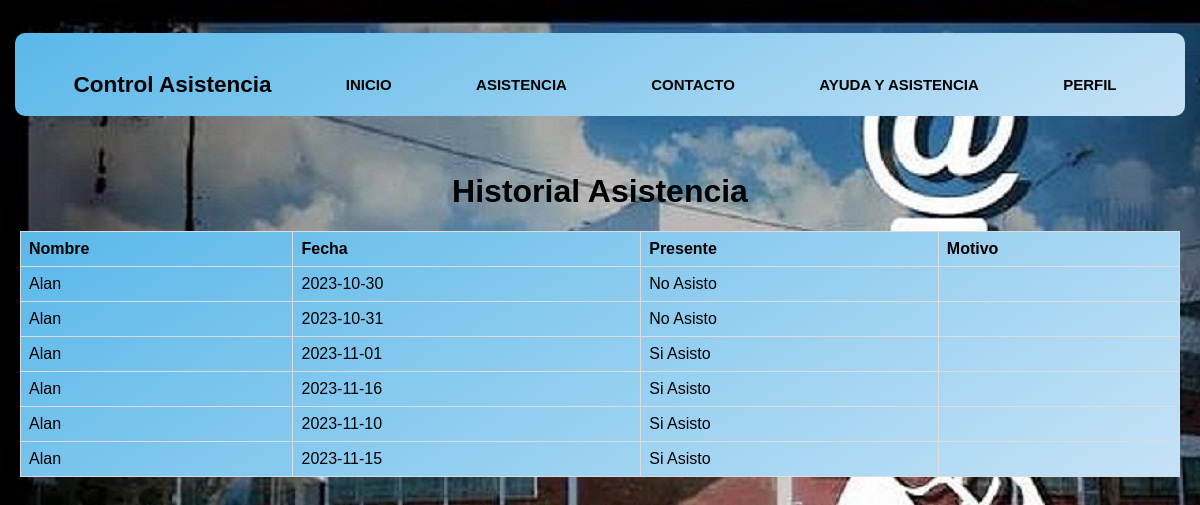
/barra/asistencia.php (signed in), run on the app's committed database.
### tables this page shows
CREATE TABLE `asistencia` (
  `id` int(11) NOT NULL,
  `id_usu` int(11) NOT NULL,
  `presente` varchar(11) NOT NULL,
  `fecha` date NOT NULL,
  `motivo` varchar(500) NOT NULL
);

CREATE TABLE `usuarios` (
  `id` int(11) NOT NULL,
  `nombre` varchar(15) NOT NULL,
  `apellido` varchar(15) NOT NULL,
  `fecha` date NOT NULL,
  `mail` varchar(50) NOT NULL,
  `usuario` varchar(15) NOT NULL,
  `contrasenia` varchar(10) NOT NULL
);

### barra/asistencia.php (the view, shortened to what this page needs)
<?php
$idu=$_SESSION["id"];
include('../conexion.php');
$sel="SELECT id_usu, presente, asistencia.fecha, motivo, usuarios.id, usuarios.nombre AS usunombre, usuarios.apellido, usuarios.usuario FROM asistencia INNER JOIN usuarios ON usuarios.id=asistencia.id_usu WHERE id_usu=$idu";
$res=$mysqli->query($sel);
?>
<!DOCTYPE html>
<html lang="en">
<head>
    <link rel="stylesheet" href="../css/asistencia.css">
</head>
<body>
    <div class="menu">
        <header>
            <nav>
                <h1>Control Asistencia</h1>
                <a href="../index.php">INICIO</a>
                <a href="#">ASISTENCIA</a>
                <a href="contacto.php">CONTACTO</a>
                <a href="ayuda_asis.php">AYUDA Y ASISTENCIA</a>
                <a href="perfil.php">PERFIL</a>
            </nav>
        </header>
    </div>
    <div class="container">
        <h1>Historial Asistencia</h1>
        <center> <table border="1">
            <tr>
                <th>Nombre</th>
                <th>Fecha</th>
                <th>Presente</th>
                <th>Motivo</th>
            </tr>
            <?php
            while ($info=$res->fetch_assoc()) {
             ?>
            <tr>
                <td>
                    <?php echo $info['usunombre'];?>
                </td>
                <td>
                    <?php echo $info['fecha'];?>
                </td>
                <td>
                    <?php echo $info['presente'];?>
                </td>
                <td>
                </td>
            </tr>
            <?php
            }
            ?>
        </table> </center>
    </div>
</body>
</html>

### css/asistencia.css (style rules this page uses)
body { margin: 0; padding: 0; font-family: Arial, sans-serif; background-image: url(../img/fondotec.jpg); background-repeat: no-repeat; }
header { color: #000000; text-align: center; padding: 15px; }
nav { display: flex; justify-content: space-around; align-items: center; display: flex; align-items: center; justify-content: space-between; padding-top: 20px; padding-left: 5%; padding-right: 5%; font-weight: bold; font-size: 15px; background: linear-gradient(150deg, #5ab8e9, #c5e2f6); backdrop-filter: blur(8px); border-radius: 10px; }
nav a { color: #000000; text-decoration: none; padding: 10px; }
.container { max-width: 1200px; margin: 0 auto; padding: 20px; text-align: center; }
table { width: 100%; border-collapse: collapse; margin-top: 20px; background: linear-gradient(150deg, #5ab8e9, #c5e2f6); border-bottom: 1px solid #ddd; }
th, td { border: 1px solid #ddd; padding: 8px; text-align: left; }

### data on the page
asistencia: usuarios.nombre "Alan", fecha "2023-10-30", presente "No Asisto"
asistencia: usuarios.nombre "Alan", fecha "2023-10-31", presente "No Asisto"
asistencia: usuarios.nombre "Alan", fecha "2023-11-01", presente "Si Asisto"
asistencia: usuarios.nombre "Alan", fecha "2023-11-16", presente "Si Asisto"
asistencia: usuarios.nombre "Alan", fecha "2023-11-10", presente "Si Asisto"
asistencia: usuarios.nombre "Alan", fecha "2023-11-15", presente "Si Asisto"
